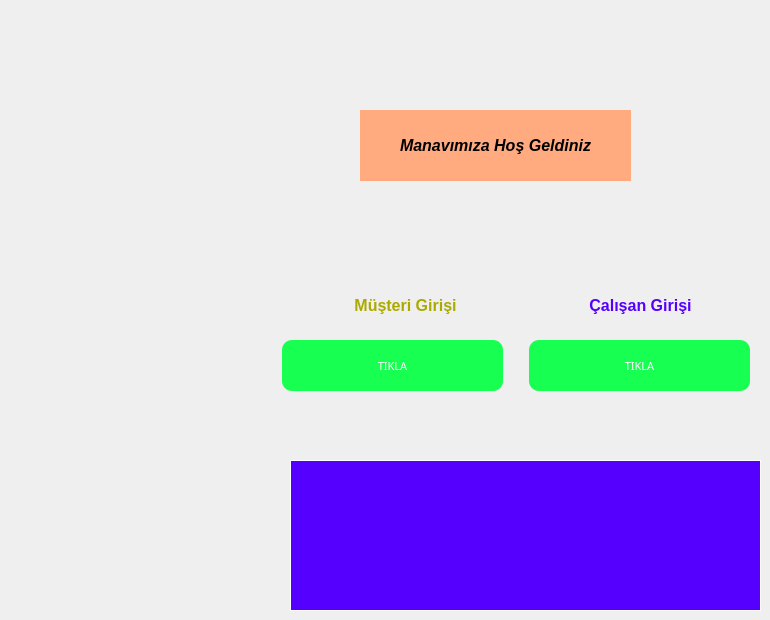
    <widget class="QWidget" name="ana_page">
     <widget class="QLabel" name="label">
      <property name="geometry">
       <rect>
        <x>360</x>
        <y>110</y>
        <width>271</width>
        <height>71</height>
       </rect>
      </property>
      <property name="font">
       <font>
        <pointsize>12</pointsize>
        <weight>75</weight>
        <italic>true</italic>
        <bold>true</bold>
       </font>
      </property>
      <property name="styleSheet">
       <string notr="true">background-color: rgb(255, 170, 127);</string>
      </property>
      <property name="text">
       <string>Manavımıza Hoş Geldiniz</string>
      </property>
      <property name="alignment">
       <set>Qt::AlignCenter</set>
      </property>
     </widget>
     <widget class="QPushButton" name="calisan_button">
      <property name="geometry">
       <rect>
        <x>529</x>
        <y>340</y>
        <width>221</width>
        <height>51</height>
       </rect>
      </property>
      <property name="font">
       <font>
        <family>Arial Black</family>
        <pointsize>8</pointsize>
        <weight>10</weight>
        <italic>false</italic>
        <bold>false</bold>
       </font>
      </property>
      <property name="styleSheet">
       <string notr="true">QPushButton {
border-radius:10px;
font: 87 8pt &quot;Arial Black&quot;;
	color: rgb(255, 255, 255);
	background-color: rgb(23, 255, 81);
	border: 0px solid

}
QPushButton:hover{
background-color: rgb(255, 0, 0);

}</string>
      </property>
      <property name="text">
       <string>TIKLA</string>
      </property>
     </widget>
     <widget class="QLabel" name="label_2">
      <property name="geometry">
       <rect>
        <x>550</x>
        <y>290</y>
        <width>181</width>
        <height>31</height>
       </rect>
      </property>
      <property name="font">
       <font>
        <pointsize>12</pointsize>
        <weight>75</weight>
        <bold>true</bold>
       </font>
      </property>
      <property name="styleSheet">
       <string notr="true">color: rgb(85, 0, 255);</string>
      </property>
      <property name="text">
       <string>Çalışan Girişi</string>
      </property>
      <property name="alignment">
       <set>Qt::AlignCenter</set>
      </property>
     </widget>
     <widget class="QPushButton" name="musteri_button">
      <property name="geometry">
       <rect>
        <x>282</x>
        <y>340</y>
        <width>221</width>
        <height>51</height>
       </rect>
      </property>
      <property name="font">
       <font>
        <family>Arial Black</family>
        <pointsize>8</pointsize>
        <weight>10</weight>
        <italic>false</italic>
        <bold>false</bold>
       </font>
      </property>
      <property name="styleSheet">
       <string notr="true">QPushButton {
border-radius:10px;
font: 87 8pt &quot;Arial Black&quot;;
	color: rgb(255, 255, 255);
	background-color: rgb(23, 255, 81);
	border: 0px solid

}
QPushButton:hover{
background-color: rgb(255, 0, 0);

}</string>
      </property>
      <property name="text">
       <string>TIKLA</string>
      </property>
     </widget>
     <widget class="QLabel" name="label_3">
      <property name="geometry">
       <rect>
        <x>320</x>
        <y>290</y>
        <width>171</width>
        <height>31</height>
       </rect>
      </property>
      <property name="font">
       <font>
        <pointsize>12</pointsize>
        <weight>75</weight>
        <bold>true</bold>
       </font>
      </property>
      <property name="styleSheet">
       <string notr="true">color: rgb(170, 170, 0);</string>
      </property>
      <property name="text">
       <string>Müşteri Girişi</string>
      </property>
      <property name="alignment">
       <set>Qt::AlignCenter</set>
      </property>
     </widget>
     <widget class="QLabel" name="label_4">
      <property name="geometry">
       <rect>
        <x>290</x>
        <y>460</y>
        <width>471</width>
        <height>151</height>
       </rect>
      </property>
      <property name="font">
       <font>
        <family>Tahoma</family>
        <pointsize>60</pointsize>
       </font>
      </property>
      <property name="styleSheet">
       <string notr="true">background-color: rgb(85, 0, 255);
color: rgb(255, 255, 255);</string>
      </property>
      <property name="frameShape">
       <enum>QFrame::Panel</enum>
      </property>
      <property name="text">
       <string/>
      </property>
      <property name="alignment">
       <set>Qt::AlignCenter</set>
      </property>
     </widget>
    </widget>
